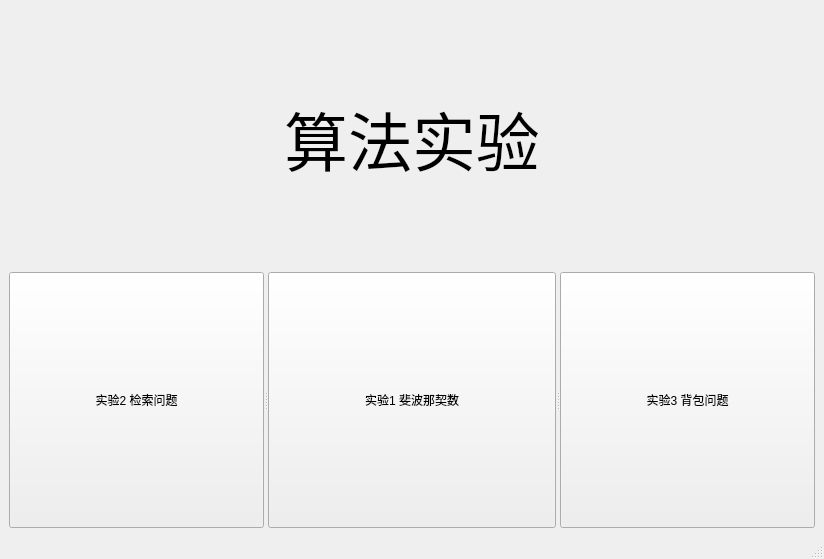
<?xml version="1.0" encoding="UTF-8"?>
<ui version="4.0">
 <class>MainWindow</class>
 <widget class="QMainWindow" name="MainWindow">
  <property name="geometry">
   <rect>
    <x>0</x>
    <y>0</y>
    <width>824</width>
    <height>559</height>
   </rect>
  </property>
  <property name="windowTitle">
   <string>MainWindow</string>
  </property>
  <widget class="QWidget" name="centralwidget">
   <layout class="QVBoxLayout" name="verticalLayout">
    <item>
     <widget class="QLabel" name="label">
      <property name="font">
       <font>
        <family>Agency FB</family>
        <pointsize>48</pointsize>
       </font>
      </property>
      <property name="frameShape">
       <enum>QFrame::NoFrame</enum>
      </property>
      <property name="frameShadow">
       <enum>QFrame::Plain</enum>
      </property>
      <property name="lineWidth">
       <number>0</number>
      </property>
      <property name="text">
       <string>算法实验</string>
      </property>
      <property name="alignment">
       <set>Qt::AlignCenter</set>
      </property>
      <property name="margin">
       <number>0</number>
      </property>
     </widget>
    </item>
    <item>
     <widget class="QSplitter" name="splitter">
      <property name="orientation">
       <enum>Qt::Horizontal</enum>
      </property>
      <widget class="QPushButton" name="pushButton_5">
       <property name="text">
        <string>实验2 检索问题</string>
       </property>
      </widget>
      <widget class="QPushButton" name="pushButton_4">
       <property name="text">
        <string>实验1 斐波那契数</string>
       </property>
      </widget>
      <widget class="QPushButton" name="pushButton_6">
       <property name="text">
        <string>实验3 背包问题</string>
       </property>
      </widget>
     </widget>
    </item>
   </layout>
  </widget>
  <widget class="QMenuBar" name="menubar">
   <property name="geometry">
    <rect>
     <x>0</x>
     <y>0</y>
     <width>824</width>
     <height>22</height>
    </rect>
   </property>
  </widget>
  <widget class="QStatusBar" name="statusbar"/>
 </widget>
 <resources/>
 <connections/>
</ui>
